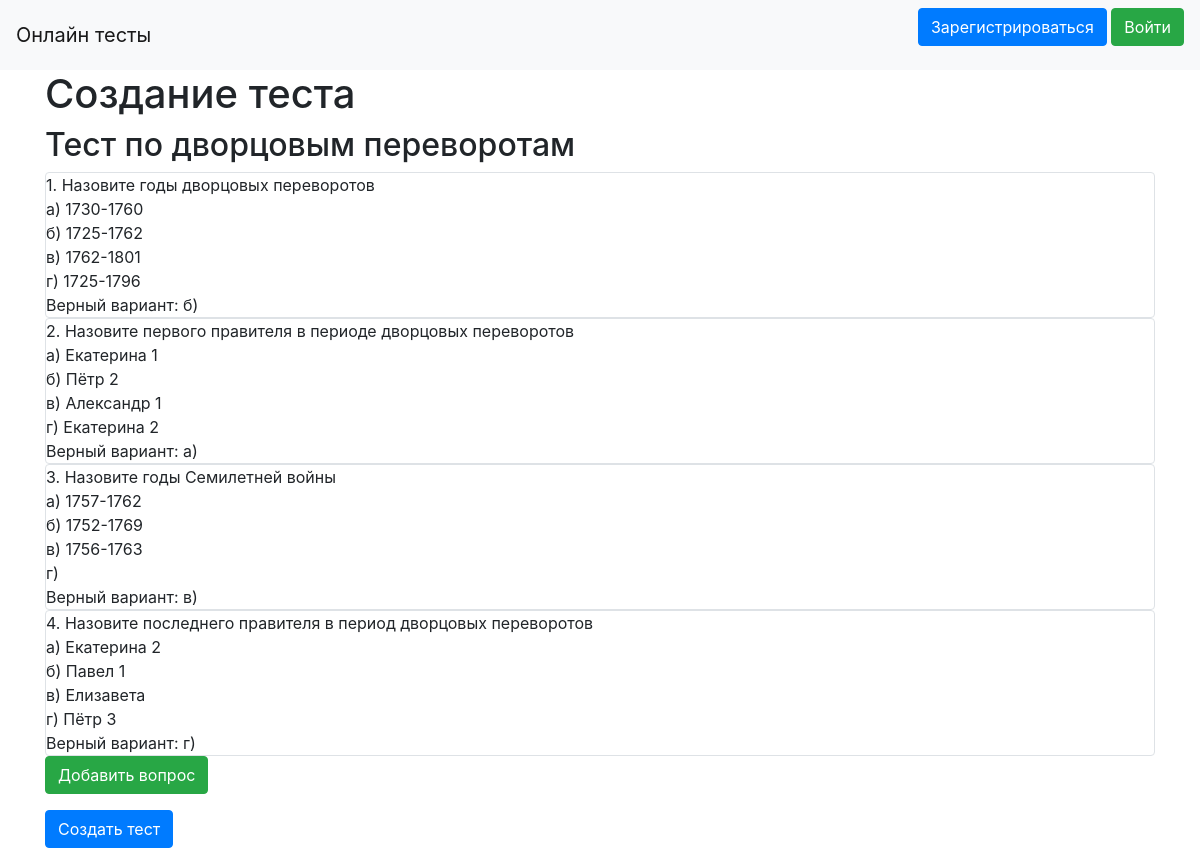
/add_test/9, run on the app's committed database.
### tables this page shows
CREATE TABLE tests (id INTEGER UNIQUE PRIMARY KEY AUTOINCREMENT NOT NULL, title STRING NOT NULL, user_id INTEGER NOT NULL REFERENCES users (id));

CREATE TABLE questions (id INTEGER PRIMARY KEY AUTOINCREMENT NOT NULL UNIQUE, title STRING NOT NULL, answer_a STRING NOT NULL, answer_b STRING, answer_c STRING, answer_d STRING, correct_answer INTEGER NOT NULL, test_id INTEGER REFERENCES tests (id) NOT NULL);

### main.py (the view)
@app.route('/add_test/<int:id>', methods=['GET', 'POST'])
def add_test_end(id):
    form = TestForm()
    test_info = db_functions.select_test(id)
    form.title.data = test_info[TEST_TITLE]
    questions = get_questions_in_test(id)
    if form.validate_on_submit():
        if form.add_question.data:
            return redirect(f'/add_question/{id}')
        if form.submit.data:
            return redirect('/')
    return render_template('test.html', title='Создание теста', form=form, current_user=current_user,
                           preparation=False, questions=questions)

### forms/test.py
class TestForm(FlaskForm):
    title = StringField('Введите название теста')
    submit_title = SubmitField('Сохранить название')
    add_question = SubmitField('Добавить вопрос')
    submit = SubmitField('Создать тест')

### data/db_functions.py (called while the page is built)
def select_test(id):
    query = f"""SELECT * FROM {TESTS} WHERE {ID} = {id}"""
    result = cur.execute(query).fetchone()
    test_info = {ID: result[0], TEST_TITLE: result[1], USER_ID: result[2]}
    return test_info

def get_question_id(title, a, b, c, d, correct, test_id):
    query = f"""SELECT {ID} FROM {QUESTIONS}
                WHERE {QUESTION_TITLE} = '{title}' AND {ANSWER_A} = '{a}' AND
                      {ANSWER_B} = '{b}' AND {ANSWER_C} = '{c}' AND {ANSWER_D} = '{d}' AND
                      {CORRECT_ANSWER} = '{correct}' AND {TEST_ID} = '{test_id}'"""
    question_id = cur.execute(query).fetchall()
    if question_id:
        return question_id[0][0]
    return None

def select_questions_in_test(test_id):
    query = f"""SELECT * FROM {QUESTIONS} WHERE {TEST_ID} = {test_id}"""
    questions = cur.execute(query).fetchall()
    result = []
    for question in questions:
        result.append({ID: question[0], QUESTION_TITLE: question[1], ANSWER_A: question[2],
                       ANSWER_B: question[3], ANSWER_C: question[4], ANSWER_D: question[5],
                       CORRECT_ANSWER: question[6], TEST_ID: question[7]})
    return result

### data/question.py (called while the page is built)
    def get_id(self):
        return db_functions.get_question_id(self.title, self.answer_a, self.answer_b,
                                            self.answer_c, self.answer_d, self.correct_answer,
                                            self.test_id)

### main.py (called while the page is built)
def get_questions_in_test(test_id):
    questions = db_functions.select_questions_in_test(test_id)
    for i in range(len(questions)):
        quest = questions[i]
        questions[i] = Question(quest[QUESTION_TITLE], quest[ANSWER_A], quest[ANSWER_B],
                                quest[ANSWER_C], quest[ANSWER_D], quest[CORRECT_ANSWER],
                                quest[TEST_ID])
    return questions

### templates/test.html (shortened to what this page needs)
{% extends "base.html" %}
{% block content %}
<h1>Создание теста</h1>
<form method="post">
    {% if preparation %}
        {% if not test_title %}
            <p>
                {{ form.title.label }}<br>
                {{ form.title(class="form-control") }}<br>
                {% for error in form.title.errors %}
                    <p class="alert alert-danger" role="alert">{{ error }}</p>
                {% endfor %}
            </p>
        {% else %}
            <h2>{{ test_title }}</h2>
        {% endif %}
        <p>{{ form.submit_title(class="btn btn-primary", type="submit") }}</p>
    {% else %}
        <h2>{{ form.title.data }}</h2>
        {% for i in range(1, questions|length + 1) %}
            <div class="col-md6 border rounded">
                {% set question = questions[i-1] %}
                {{i}}. {{ question.title }}<br>
                а) {{ question.answer_a }}<br>
                б) {{ question.answer_b }}<br>
                в) {{ question.answer_c }}<br>
                г) {{ question.answer_d }}<br>
                Верный вариант:
                {% if question.correct_answer == 1 %}
                    а)
                {% elif question.correct_answer == 2 %}
                    б)
                {% elif question.correct_answer == 3 %}
                    в)
                {% else %}
                    г)
                {% endif %}
            </div>
        {% endfor %}
        <p>{{ form.add_question(class="btn btn-success", type="submit") }}</p>
        <p>{{ form.submit(class="btn btn-primary", type="submit") }}</p>
    {% endif %}
</form>
{% endblock %}

### data on the page
tests: title.data "Тест по дворцовым переворотам"
questions: title "Назовите годы дворцовых переворотов", answer_a "1730-1760", answer_b "1725-1762", answer_c "1762-1801", answer_d "1725-1796"
questions: title "Назовите первого правителя в периоде дворцовых переворотов", answer_a "Екатерина 1", answer_b "Пётр 2", answer_c "Александр 1", answer_d "Екатерина 2"
questions: title "Назовите годы Семилетней войны", answer_a "1757-1762", answer_b "1752-1769", answer_c "1756-1763"
questions: title "Назовите последнего правителя в период дворцовых переворотов", answer_a "Екатерина 2", answer_b "Павел 1", answer_c "Елизавета", answer_d "Пётр 3"

### other printed values
{{ i }} "1" "2" "3" "4"
